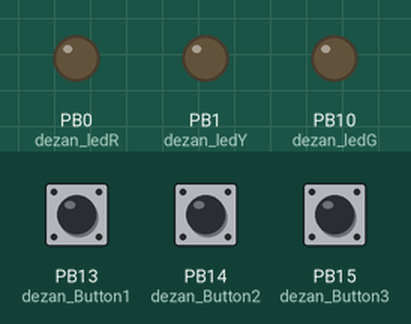
Recording of a sketch running on a simulated STM32 Blue Pill. Parts: output pins drawn as LEDs (lit = HIGH). Dashed ring = blinking. The test bench sets the inputs (shaded band); at power-on: PB13 (dezan_Button1) LOW, PB14 (dezan_Button2) LOW, PB15 (dezan_Button3) LOW. What the sketch prints to the serial monitor is not drawn.

Above: at 1.2 s.
1.3 s: PB13 (dezan_Button1) pulled HIGH for 1 s
At 1.75 s:
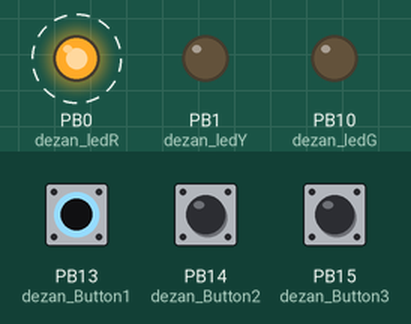
4.0 s: PB14 (dezan_Button2) pulled HIGH for 3.2 s
At 8.4 s:
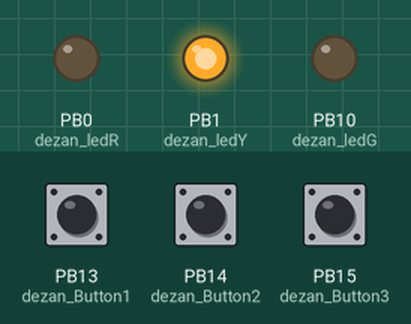
8.7 s: PB15 (dezan_Button3) pulled HIGH for 1 s
At 10.2 s:
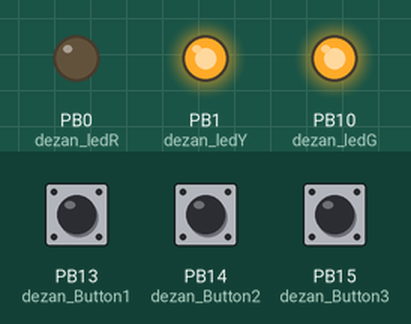
11.4 s: PB14 (dezan_Button2) pulled HIGH for 0.15 s
At 12.7 s:
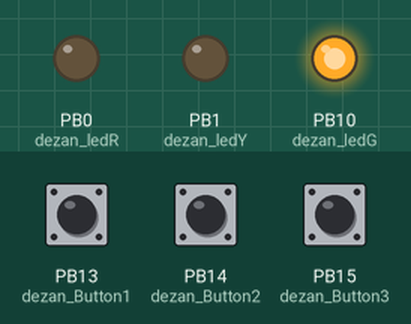
13.2 s: PB13 (dezan_Button1) pulled HIGH for 0.15 s
At 14.1 s:
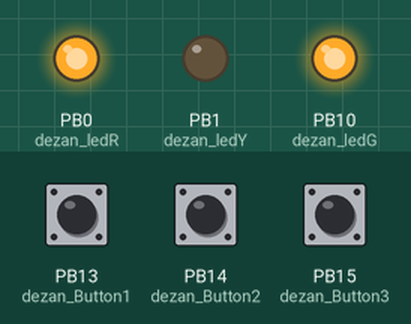
15.0 s: PB14 (dezan_Button2) pulled HIGH for 1 s
At 17.4 s:
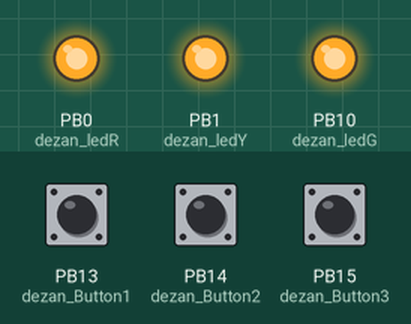
Timing chart, 0 to 18.7 s (numbered marks = the images above; inputs shaded):
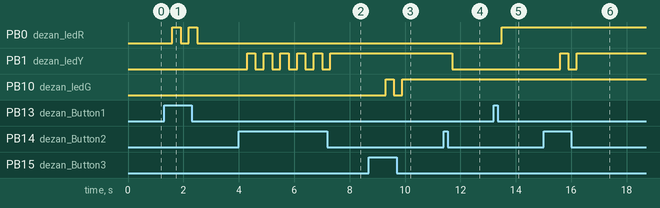

The sketch:

3_BUTTON_KUNCI.ino
```cpp
//INISIALISASI VARIABLE
int dezan_ledR = PB0;
int dezan_ledY = PB1;
int dezan_ledG = PB10;
int dezan_Button1 = PB13;
int dezan_Button2 = PB14;
int dezan_Button3 = PB15;
int dezan_Kunci = false;

void setup() {
  Serial.begin(9600);
  pinMode(dezan_ledR,OUTPUT);
  pinMode(dezan_ledY,OUTPUT);
  pinMode(dezan_ledG,OUTPUT);
  pinMode(dezan_Button1,INPUT);
  pinMode(dezan_Button2,INPUT);
  pinMode(dezan_Button3,INPUT);

}

void loop() {
  // BACA DATA / SENSOR
  int bacaButton1 = digitalRead(dezan_Button1);
  int bacaButton2 = digitalRead(dezan_Button2);
  int bacaButton3 = digitalRead(dezan_Button3);

  //PRINT TO SERIAL
  Serial.print("Button 1 : ");
  Serial.print(bacaButton1);
  Serial.print(" | ");
  Serial.print("Button 2 : ");
  Serial.print(bacaButton2);
  Serial.print(" | ");
  Serial.print("Button 2 : ");
  Serial.print(bacaButton3);
  Serial.println(); //UNTUK ENTER

  //LOGIKA

  //BUTTON KUNCI 1


  if(bacaButton1==true and dezan_Kunci==false){
    delay(300);
    dezan_Kunci=true;
    Serial.println("LAMPU MERAH MENYALA");
    digitalWrite(dezan_ledR,HIGH);
  }else if (bacaButton1==true && dezan_Kunci==true){
    delay(300);
    Serial.println("LAMPU MERAH MATI");
    digitalWrite(dezan_ledR,LOW);
    dezan_Kunci=false;
  }

  //BUTTON KUNCI 2
  if(bacaButton2==true and dezan_Kunci==false){
    delay(300);
    dezan_Kunci=true;
    Serial.println("LAMPU KUNING MENYALA");
    digitalWrite(dezan_ledY,HIGH);
  }else if (bacaButton2==true && dezan_Kunci==true){
    delay(300);
    Serial.println("LAMPU KUNING MATI");
    digitalWrite(dezan_ledY,LOW);
    dezan_Kunci=false;
  }

  //BUTTON KUNCI 3
  if(bacaButton3==true and dezan_Kunci==false){
    delay(300);
    dezan_Kunci=true;
    Serial.println("LAMPU HIJAU MENYALA");
    digitalWrite(dezan_ledG,HIGH);
  }else  if (bacaButton3==true && dezan_Kunci==true){
    delay(300);
    Serial.println("LAMPU HIJAU MATI");
    digitalWrite(dezan_ledG,LOW);
    dezan_Kunci=false;
  }

}
```

Measured:
- after the input at 1.3 s, PB0 (dezan_ledR): alternates HIGH for 0.30 s and LOW for 0.30 s, 4 changes in all, then stays LOW, starting after 0.30 s
- after the input at 4.0 s, PB1 (dezan_ledY): alternates HIGH for 0.30 s and LOW for 0.30 s, 11 changes in all, then stays HIGH, starting after 0.30 s
- after the input at 8.7 s, PB10 (dezan_ledG): LOW → HIGH after 0.60 s, → LOW 0.30 s later, → HIGH 0.30 s later
- after the input at 11.4 s, PB1 (dezan_ledY): HIGH → LOW after 0.30 s
- after the input at 13.2 s, PB0 (dezan_ledR): LOW → HIGH after 0.30 s
- after the input at 15.0 s, PB1 (dezan_ledY): LOW → HIGH after 0.60 s, → LOW 0.30 s later, → HIGH 0.30 s later
